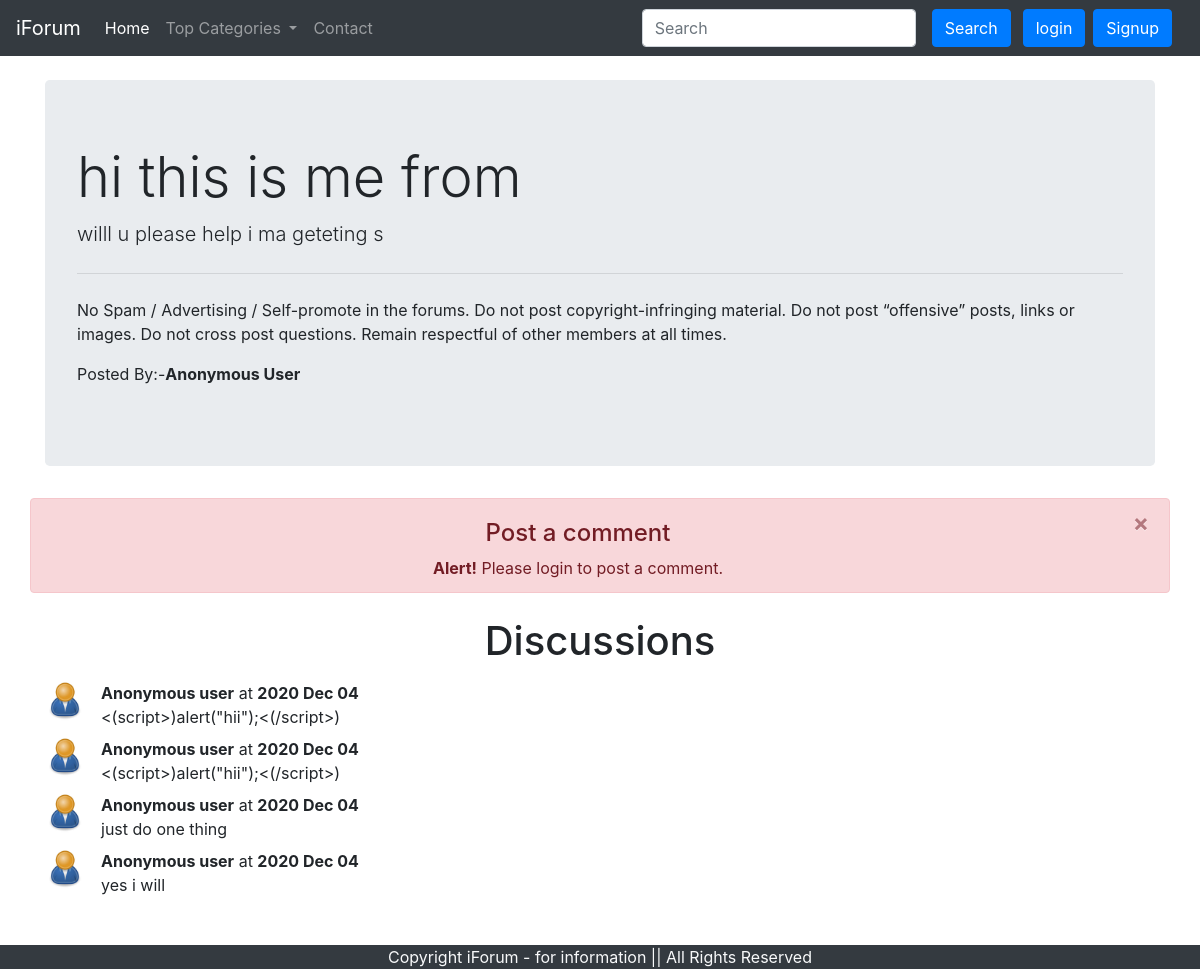
Page /thread.php?threadid=15 on the committed database.
### tables this page shows
CREATE TABLE `thread` (
  `thread_id` int(11) NOT NULL,
  `thread_title` varchar(255) NOT NULL,
  `thread_desc` text NOT NULL,
  `thread_cat_id` int(11) NOT NULL,
  `thread_user_id` int(255) NOT NULL,
  `time` datetime NOT NULL DEFAULT current_timestamp()
);

CREATE TABLE `comment` (
  `comment_id` int(8) NOT NULL,
  `comment_content` text NOT NULL,
  `thread_id` int(8) NOT NULL,
  `comment_by` int(40) NOT NULL,
  `comment_time` datetime NOT NULL DEFAULT current_timestamp()
);

### thread.php (the view, shortened to what this page needs)
<!doctype html>
<html lang="en">
<head>
    <link rel="stylesheet" href="https://cdn.jsdelivr.net/npm/bootstrap@4.5.3/dist/css/bootstrap.min.css"
>
</head>
<body>
    <?php include 'partials/_dbconnect.php';?>
    <?php include 'partials/_header.php';?>
    <?php
    $id=$_GET['threadid'];
    $sql="SELECT * FROM `thread` WHERE thread_id=$id" ;
    $result=mysqli_query($conn,$sql);
    while ($row=mysqli_fetch_assoc($result)) {
        $title=$row['thread_title'];
        $desc=$row['thread_desc'];
        $thread_user_id=$row['thread_user_id'];
        $sql2="SELECT user_id FROM `user` WHERE sno = $thread_user_id";
            $result2=mysqli_query($conn,$sql2);
            $row2=mysqli_fetch_assoc($result2);
    }
    ?>
    <?php
    if (isset($_SESSION['loggedin'])&&$_SESSION['loggedin']==true) {
    echo'
    <div class="container my-4">
        <div class="jumbotron">
            <h1 class="display-4">' .$title.' </h1>
            <p class="lead">'.$desc.'</p>
            <hr class="my-4">
            <p> No Spam / Advertising / Self-promote in the forums.
                Do not post copyright-infringing material.
                Do not post “offensive” posts, links or images.
                Do not cross post questions.
                Remain respectful of other members at all times.
            </p>
            <p>Posted By:-<b>'.$row2['user_id'].'</b></p>
        </div>
    </div>';
    }
else{
    echo'
    <div class="container my-4">
        <div class="jumbotron">
            <h1 class="display-4">' .$title.' </h1>
            <p class="lead">'.$desc.'</p>
            <hr class="my-4">
            <p> No Spam / Advertising / Self-promote in the forums.
                Do not post copyright-infringing material.
                Do not post “offensive” posts, links or images.
                Do not cross post questions.
                Remain respectful of other members at all times.
            </p>
            <p>Posted By:-<b>Anonymous User</b></p>
        </div>
    </div>';
}
    ?>
    <?php
  if (isset($_SESSION['loggedin'])&&$_SESSION['loggedin']==true) {
      echo '
    <div class="container">
        <h1 class="my-2 text-center">Post comment here</h1>
        <form method="post" action="'.$_SERVER["REQUEST_URI"].'">
            <div class="form-group">
                <label for="desc">Post a comment</label>
                <textarea class="form-control" id="comment" name="comment" rows="3"></textarea>
                <input type="hidden" name="sno" value="'.$_SESSION["sno"].'">
            </div>
            <button type="submit" class="btn btn-primary">Post</button>
        </form>
    </div>';}
    else { echo '
    <div class="alert alert-danger alert-dismissible fade show text-center container " role="alert">
    <h4 class="my-2 text-center">Post a comment</h4>
<strong>Alert!</strong> Please login to post a comment.
<button type="button" class="close" data-dismiss="alert" aria-label="Close">
<span aria-hidden="true">&times;</span>
</button>
</div>';
}
?>
    <div class="container mb-5">
        <h1 class="py-2 text-center">Discussions</h1>
        <?php
        $id=$_GET['threadid'];
        $sql = "SELECT * FROM `comment` WHERE thread_id=$id order by comment_id desc";
        $result=mysqli_query($conn,$sql);
        while ($row=mysqli_fetch_assoc($result)) {
           $time=$row['comment_time'];
            $content=$row['comment_content'];
            $thread_user_id=$row['comment_by'];
            $sql2="SELECT user_id FROM `user` WHERE sno = $thread_user_id";
            $result2=mysqli_query($conn,$sql2);
            $row2=mysqli_fetch_assoc($result2);
    if(isset($_SESSION['loggedin'])&& $_SESSION['loggedin']==true) {
        echo '<div class="media my-2">
        <img src="img/user.jpg" height=40px class="mr-3" alt="...">
        <div class="media-body">
        <p class="mb-0"><b>'.$row2['user_id'].'</b> at <b>'.date('Y M d',strtotime($time)).'</b></p>
            ' . $content . '
        </div>
    </div>';
    }
        else
        {
            echo '<div class="media my-2">
            <img src="img/user.jpg" height=40px class="mr-3" alt="...">
            <div class="media-body">
            <p class="mb-0"><b>Anonymous user</b> at <b>'.date('Y M d',strtotime($time)).'</b> </p>
                ' . $content . '
            </div>
        </div>';
        }
    }
        ?>
    </div>
    <?php include 'partials/_footer.php';?>
</body>
</html>

### rows in the picture
thread: thread_title "hi this is me from", thread_desc "willl u please help i ma geteting s"
comment: comment_time "2020 Dec 04", comment_content "<(script>)alert(\"hii\");<(/script>)"
comment: comment_time "2020 Dec 04", comment_content "<(script>)alert(\"hii\");<(/script>)"
comment: comment_time "2020 Dec 04", comment_content "just do one thing"
comment: comment_time "2020 Dec 04", comment_content "yes i will"
